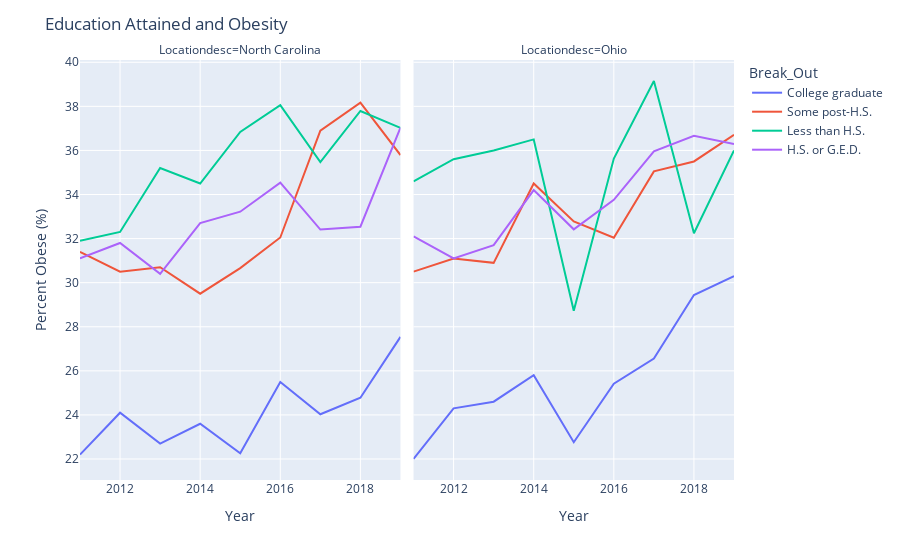

Notebook source saved alongside this figure:
### Markdown cell above
#### Obesity Prevelenace Differences Based on Level of Education Attained 

One clear trend is that the prevlance of obesity in college graduates tends to be lower than the prevalence is for the population with less education.  This trend was consistent across all states although the absolute difference in rates varied.

### Code cell
fig = px.line(obesity[(obesity['Break_Out_Category']=='Education Attained') & (obesity.Locationabbr.isin(['NC','OH']))&(obesity.Response =="Obese (BMI 30.0 - 99.8)")], x='Year', y='Data_value', color='Break_Out', facet_col='Locationdesc',
              category_orders ={'Break_Out':['College graduate','Some post-H.S.','Less than H.S.','H.S. or G.E.D.']})
fig.update_layout(title ='Education Attained and Obesity', xaxis_title ='Year', yaxis_title = 'Percent Obese (%)')
fig.show()

### Figure 1 — Plotly figure (JSON) as saved in the notebook; plotly's stock layout.template omitted (floating-point values rounded to 4 significant figures)
{"data": [{"hovertemplate": "Break_Out=College graduate<br>Locationdesc=North Carolina<br>Year=%{x}<br>Data_value=%{y}<extra></extra>", "legendgroup": "College graduate", "line": {"color": "#636efa", "dash": "solid"}, "mode": "lines", "name": "College graduate", "orientation": "v", "showlegend": true, "type": "scatter", "x": [2019, 2018, 2017, 2016, 2015, 2014, 2013, 2012, 2011], "xaxis": "x", "y": [27.54, 24.78, 24.03, 25.49, 22.26, 23.6, 22.7, 24.1, 22.2], "yaxis": "y"}, {"hovertemplate": "Break_Out=College graduate<br>Locationdesc=Ohio<br>Year=%{x}<br>Data_value=%{y}<extra></extra>", "legendgroup": "College graduate", "line": {"color": "#636efa", "dash": "solid"}, "mode": "lines", "name": "College graduate", "orientation": "v", "showlegend": false, "type": "scatter", "x": [2019, 2018, 2017, 2016, 2015, 2014, 2013, 2012, 2011], "xaxis": "x2", "y": [30.3, 29.44, 26.56, 25.42, 22.76, 25.8, 24.6, 24.3, 22], "yaxis": "y2"}, {"hovertemplate": "Break_Out=Some post-H.S.<br>Locationdesc=North Carolina<br>Year=%{x}<br>Data_value=%{y}<extra></extra>", "legendgroup": "Some post-H.S.", "line": {"color": "#EF553B", "dash": "solid"}, "mode": "lines", "name": "Some post-H.S.", "orientation": "v", "showlegend": true, "type": "scatter", "x": [2019, 2018, 2017, 2016, 2015, 2014, 2013, 2012, 2011], "xaxis": "x", "y": [35.79, 38.17, 36.9, 32.05, 30.66, 29.5, 30.7, 30.5, 31.4], "yaxis": "y"}, {"hovertemplate": "Break_Out=Some post-H.S.<br>Locationdesc=Ohio<br>Year=%{x}<br>Data_value=%{y}<extra></extra>", "legendgroup": "Some post-H.S.", "line": {"color": "#EF553B", "dash": "solid"}, "mode": "lines", "name": "Some post-H.S.", "orientation": "v", "showlegend": false, "type": "scatter", "x": [2019, 2018, 2017, 2016, 2015, 2014, 2013, 2012, 2011], "xaxis": "x2", "y": [36.71, 35.5, 35.05, 32.04, 32.78, 34.5, 30.9, 31.1, 30.5], "yaxis": "y2"}, {"hovertemplate": "Break_Out=Less than H.S.<br>Locationdesc=North Carolina<br>Year=%{x}<br>Data_value=%{y}<extra></extra>", "legendgroup": "Less than H.S.", "line": {"color": "#00cc96", "dash": "solid"}, "mode": "lines", "name": "Less than H.S.", "orientation": "v", "showlegend": true, "type": "scatter", "x": [2019, 2018, 2017, 2016, 2015, 2014, 2013, 2012, 2011], "xaxis": "x", "y": [37.02, 37.79, 35.47, 38.05, 36.84, 34.5, 35.2, 32.3, 31.9], "yaxis": "y"}, {"hovertemplate": "Break_Out=Less than H.S.<br>Locationdesc=Ohio<br>Year=%{x}<br>Data_value=%{y}<extra></extra>", "legendgroup": "Less than H.S.", "line": {"color": "#00cc96", "dash": "solid"}, "mode": "lines", "name": "Less than H.S.", "orientation": "v", "showlegend": false, "type": "scatter", "x": [2019, 2018, 2017, 2016, 2015, 2014, 2013, 2012, 2011], "xaxis": "x2", "y": [36, 32.24, 39.15, 35.63, 28.73, 36.5, 36, 35.6, 34.6], "yaxis": "y2"}, {"hovertemplate": "Break_Out=H.S. or G.E.D.<br>Locationdesc=North Carolina<br>Year=%{x}<br>Data_value=%{y}<extra></extra>", "legendgroup": "H.S. or G.E.D.", "line": {"color": "#ab63fa", "dash": "solid"}, "mode": "lines", "name": "H.S. or G.E.D.", "orientation": "v", "showlegend": true, "type": "scatter", "x": [2019, 2018, 2017, 2016, 2015, 2014, 2013, 2012, 2011], "xaxis": "x", "y": [37.03, 32.54, 32.41, 34.54, 33.22, 32.7, 30.4, 31.8, 31.1], "yaxis": "y"}, {"hovertemplate": "Break_Out=H.S. or G.E.D.<br>Locationdesc=Ohio<br>Year=%{x}<br>Data_value=%{y}<extra></extra>", "legendgroup": "H.S. or G.E.D.", "line": {"color": "#ab63fa", "dash": "solid"}, "mode": "lines", "name": "H.S. or G.E.D.", "orientation": "v", "showlegend": false, "type": "scatter", "x": [2019, 2018, 2017, 2016, 2015, 2014, 2013, 2012, 2011], "xaxis": "x2", "y": [36.29, 36.66, 35.96, 33.76, 32.42, 34.2, 31.7, 31.1, 32.1], "yaxis": "y2"}], "layout": {"annotations": [{"font": {}, "showarrow": false, "text": "Locationdesc=North Carolina", "x": 0.245, "xanchor": "center", "xref": "paper", "y": 1, "yanchor": "bottom", "yref": "paper"}, {"font": {}, "showarrow": false, "text": "Locationdesc=Ohio", "x": 0.755, "xanchor": "center", "xref": "paper", "y": 1, "yanchor": "bottom", "yref": "paper"}], "legend": {"title": {"text": "Break_Out"}, "tracegroupgap": 0}, "margin": {"t": 60}, "title": {"text": "Education Attained and Obesity"}, "xaxis": {"anchor": "y", "domain": [0, 0.49], "title": {"text": "Year"}}, "xaxis2": {"anchor": "y2", "domain": [0.51, 1], "matches": "x", "title": {"text": "Year"}}, "yaxis": {"anchor": "x", "domain": [0, 1], "title": {"text": "Percent Obese (%)"}}, "yaxis2": {"anchor": "x2", "domain": [0, 1], "matches": "y", "showticklabels": false}}}
